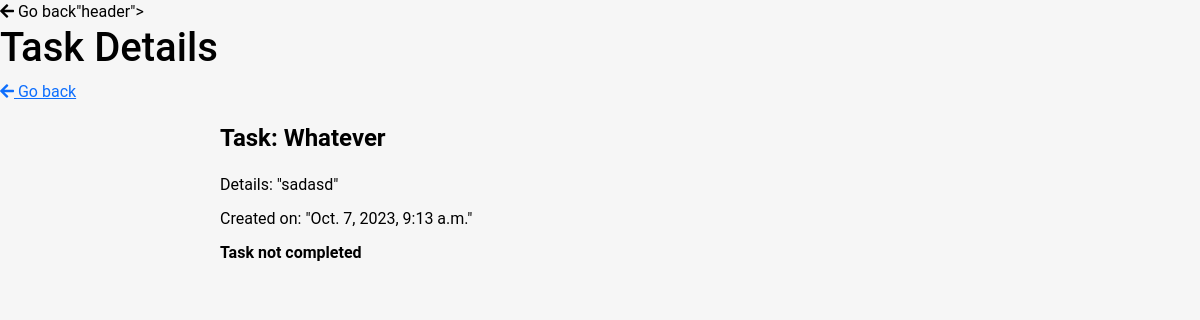
/task/11/ (signed in), run on the app's committed database.
### base/models.py (models this page shows, shortened)
class Task(models.Model):
    user = models.ForeignKey(User, on_delete=models.SET_NULL, null=True, blank=True)
    task_title = models.CharField(max_length=300, null=False, blank=False)
    description = models.TextField(null=True, blank=True)
    complete = models.BooleanField(default=False)
    created_date = models.DateTimeField(auto_now_add=True)
    class Meta:
        ordering = ["complete"]

### base/views.py (the view)
# urls.py: path('task/<int:pk>/',TaskDetail.as_view(), name='task'),
class TaskDetail(LoginRequiredMixin, DetailView):
    model = Task
    context_object_name = 'task'

### base/templates/base/task_detail.html (shortened to what this page needs)
<!DOCTYPE html>
<html lang="en">
<head>
    {% load bootstrap5 %}
    {% bootstrap_css %}
    <link rel="stylesheet" href="https://cdnjs.cloudflare.com/ajax/libs/font-awesome/5.15.3/css/all.min.css">
</head>
<body>
    <div class=<a href="{% url 'tasks' %}" class="go-back-link"><i class="fas fa-arrow-left"></i> Go back</a>"header">
        <h1>Task Details</h1>
    </div>
    <a href="{% url 'tasks' %}" class="go-back-link"><i class="fas fa-arrow-left"></i> Go back</a>
    <div class="container">
        <h1 class="task-title">Task: {{ task.task_title }}</h1>
        <p class="task-info">Details: "{{ task.description }}"</p>
        <p class="task-info">Created on: "{{ task.created_date }}"</p>
        {% if task.complete %}
            <p class="task-status">Task completed</p>
        {% else %}
            <p class="task-status">Task not completed</p>
        {% endif %}
    </div>
</body>
</html>

### base/templates/base/task_detail.html (style rules this page uses)
body { font-family: 'Roboto', sans-serif; background-color: #f6f6f6; margin: 0; padding: 0; color: #000; }
.container { padding: 20px; max-width: 800px; margin: 0 auto; }
.task-title { font-size: 24px; font-weight: bold; margin-bottom: 20px; color: #000; }
.task-info { margin-bottom: 10px; color: #000; }
.task-status { font-weight: bold; margin-bottom: 20px; color: #000; }

### data on the page
Task: task_title "Whatever", description "sadasd", created_date "Oct. 7, 2023, 9:13 a.m."
